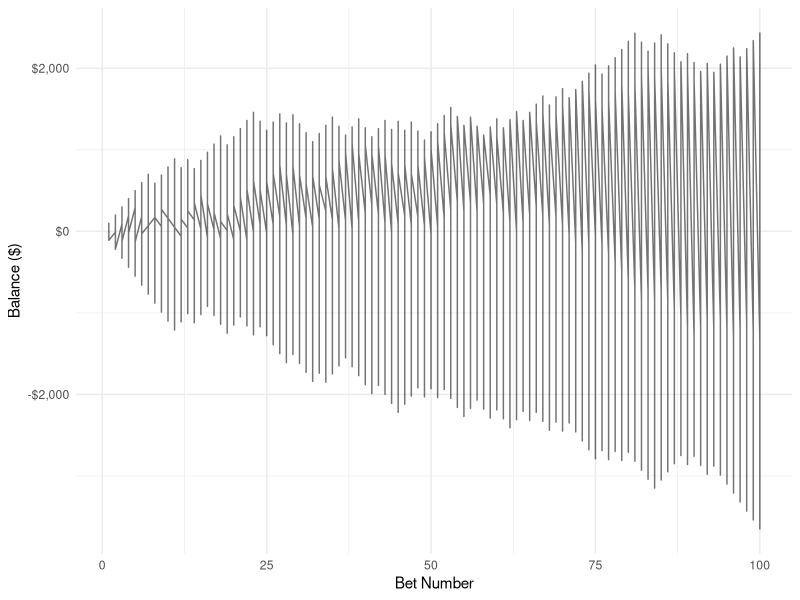
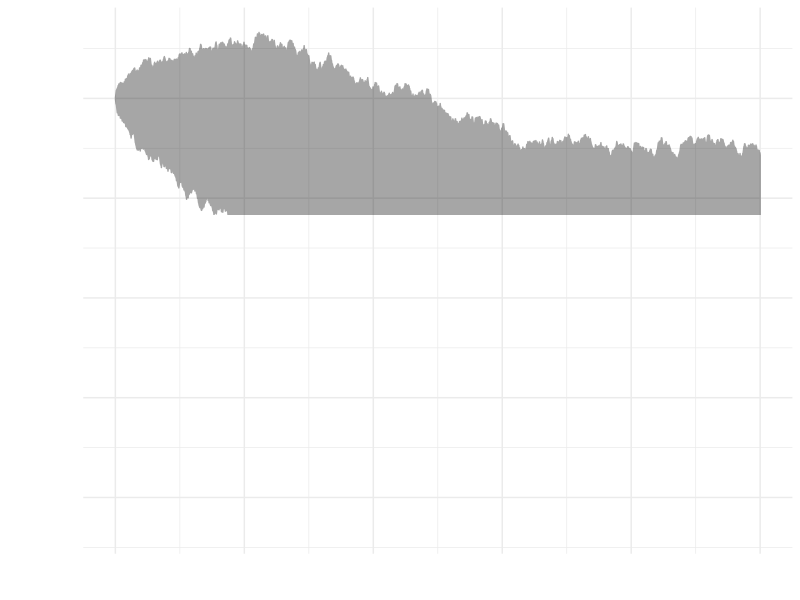

Source code (R) for these figures, in order: (Note: a time limit stopped this script after it produced the figures.)
## ---- chunk 1
knitr::opts_chunk$set(echo = TRUE)

## ---- chunk 2
library(gridExtra)
library(tidyverse)
theme_set(theme_minimal())
## ---- chunk 3
bets <- 100
bettors <- 100
win <- 100
loss <- -110

df <-
  as_data_frame(
    matrix(
      sample(c(win, loss),
             bettors * bets,
             replace = TRUE),
      nrow = bets))
## ---- chunk 4
df <- df %>% 
  mutate_all(funs(cumsum)) %>% 
  mutate(bet_number = 1:n()) %>% 
  gather(bettor, balance, -bet_number)
## ---- chunk 5
ggplot(df, aes(x = bet_number, y = balance)) +
  geom_line(alpha = .55) +
  labs(x = "Bet Number", y = "Balance ($)") +
  scale_y_continuous(labels = scales::dollar)
  
## ---- chunk 6
bettor_sim <-
  function(bets = 100, bettors = 100,
           win = 100, loss = -110, winPct = .5) {
  df <- as_data_frame(
    matrix(
      sample(c(win, loss),
             bettors * bets,
             replace = TRUE,
             prob = c(winPct, (1 - winPct))
             ),
      nrow = bets))
  
  df %>% 
    mutate_all(funs(cumsum)) %>%
    mutate(bet_number = 1:n()) %>%
    gather(bettor, balance, -bet_number) %>%
    ggplot(aes(x = bet_number, y = balance)) +
    geom_line(alpha = .35) +
    scale_y_continuous(labels = scales::dollar) +
    labs(x = "Bet Number", y = "Balance ($)")
  }
## ---- chunk 7
bettor_sim(bets = 5000)
## ---- chunk 8
bettor_sim_data <-
  function(bets = 100, bettors = 100,
           win = 100, loss = -110, winPct = .5) {
  df <- as_data_frame(
    matrix(
      sample(c(win, loss),
             bettors * bets,
             replace = TRUE,
             prob = c(winPct, (1 - winPct))
             ),
      nrow = bets)) %>%
    mutate_all(funs(cumsum)) %>%
    mutate(bet_number = 1:n()) %>%
    gather(bettor, balance, -bet_number)
  
  df
  }

bettor_sim_data(bets = 100, bettors = 500) %>%
  filter(bet_number == 100) %>% 
  ggplot(., aes(balance)) +
  geom_histogram(fill = "bisque", color = "white",binwidth = 500) +
  scale_x_continuous(labels = scales::dollar)
## ---- chunk 9
# Plot 1: 500 bettors 100 bets
p1 <- bettor_sim_data(bets = 100, bettors = 500) %>%
  filter(bet_number == 100) %>% 
  ggplot(., aes(balance)) +
    geom_histogram(fill = "bisque", color = "white",binwidth = 500) +
    geom_vline(aes(xintercept=0), col ="black") +
    scale_x_continuous(labels = scales::dollar) +
    labs(title = "Bets: 100")

# Plot 2: 500 bettors 500 bets - remember to change bet_number in filter
p2 <- bettor_sim_data(bets = 500, bettors = 500) %>%
  filter(bet_number == 500) %>% 
  ggplot(., aes(balance)) +
    geom_histogram(fill = "chartreuse3", color = "white",binwidth = 2000) +
    geom_vline(aes(xintercept=0), col ="black") +
    scale_x_continuous(labels = scales::dollar) +
    labs(title = "Bets: 500") 


# Plot 3: 500 bettors 2500 bets - remember to change bet_number in filter
p3 <- bettor_sim_data(bets = 2500, bettors = 500) %>%
  filter(bet_number == 2500) %>% 
  ggplot(., aes(balance)) +
    geom_histogram(fill = "cyan2", color = "white",binwidth = 2500) +
    geom_vline(aes(xintercept=0), col ="black") +
    scale_x_continuous(labels = scales::dollar) +
    labs(title = "Bets: 2500") 

# Plot 4: 500 bettors 5000 bets - remember to change bet_number in filter
p4 <- bettor_sim_data(bets = 5000, bettors = 500) %>%
  filter(bet_number == 5000) %>% 
  ggplot(., aes(balance)) +
    geom_histogram(fill = "darkslateblue", color = "white",binwidth = 5000) +
    geom_vline(aes(xintercept=0), col ="black") +
    scale_x_continuous(labels = scales::dollar) +
    labs(title = "Bets: 5000") 


grid.arrange(p1, p2, p3, p4, nrow = 2, ncol = 2)
## ---- chunk 10
bet_hist_dist <- function(bets, bettors, winPct, color,bw) {
  bettor_sim_data(bets = bets,
                  bettors = bettors,
                  winPct = winPct) %>%
    filter(bet_number == bets) %>%
    ggplot(aes(balance)) +
    geom_histogram(fill = color,
                   color = "white",
                   binwidth = bw) +
    geom_vline(aes(xintercept = 0), color = "black") +
    scale_x_continuous(labels = scales::dollar) +
    labs(title = paste("Bets", bets))
}

bet_hist_dist(100, 500, .50, "azure3", 500)
## ---- chunk 11
# The parameters that go to the bet_hist_dist function above.
params <- list(
  bets = list(100, 500, 2500, 5000),
  bettors = list(500),
  winPct = list(.55),
  color = list("bisque", "chartreuse3", "cyan2", "darkslateblue"),
  bw = list(500, 1000, 2500, 5000)
)

po <- pmap(params, bet_hist_dist)
grid.arrange(po[[1]], po[[2]], po[[3]], po[[4]], nrow = 2, ncol = 2)
